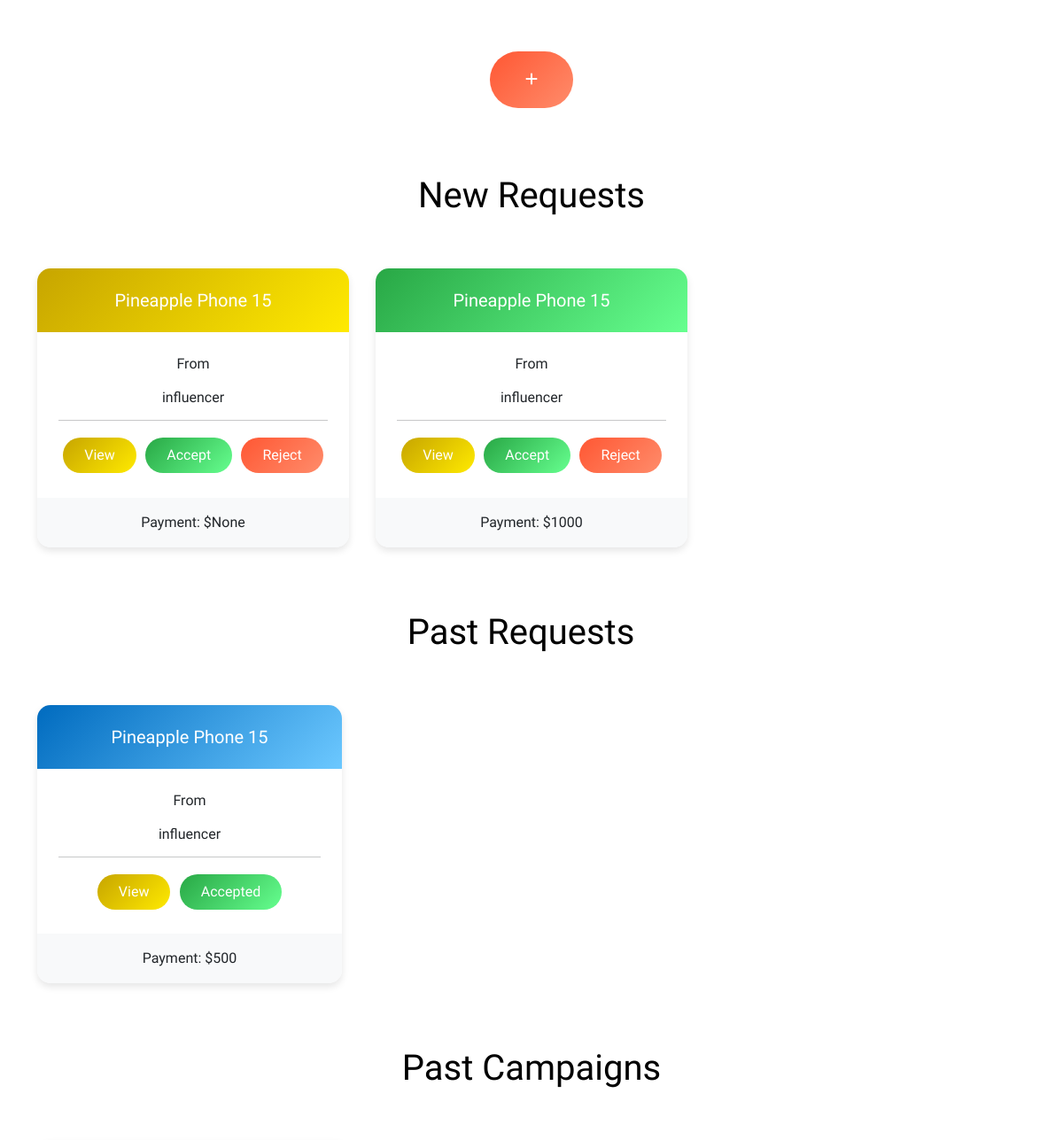
Before: /sponsor/dashboard (middle part) with the older database file.
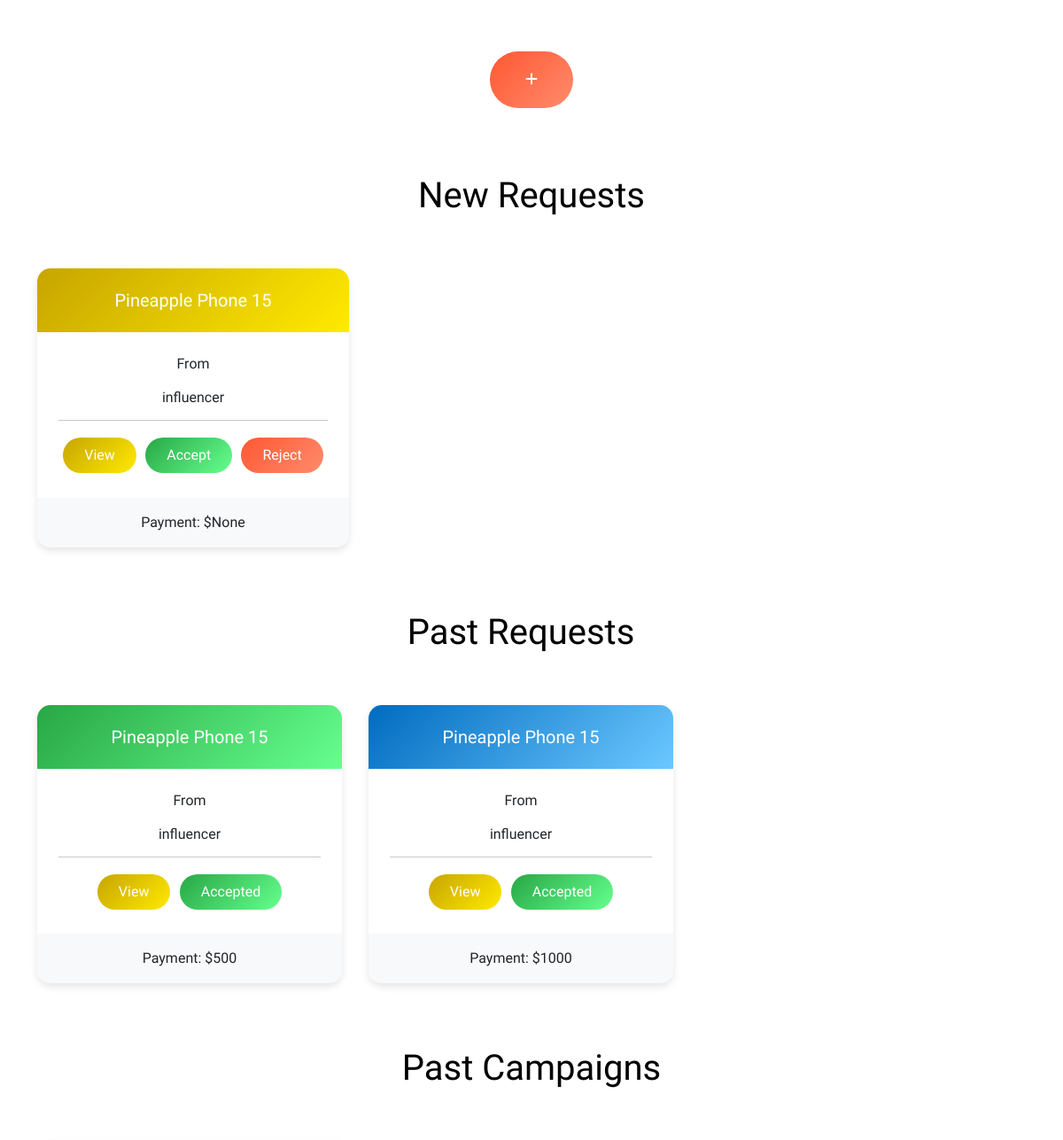
After: the same page with the newer database file.
### application/models.py (models this page shows)
class InfluencerRequests(db.Model):
    __tablename__ = 'InfluencerRequests'
    key = db.Column(db.Integer, primary_key=True, autoincrement=True)
    influencer = db.Column(db.String, db.ForeignKey('Influencer.username'), nullable=False)
    sponsor = db.Column(db.String, db.ForeignKey('Sponsor.username'), nullable=False)
    campaign = db.Column(db.Integer, db.ForeignKey('Campaign.key'))
    description = db.Column(db.String)
    niche = db.Column(db.String)
    payment = db.Column(db.Integer)
    status = db.Column(db.Integer)

class Campaign(db.Model):
    __tablename__ = 'Campaign'
    key = db.Column(db.Integer, primary_key=True, autoincrement=True)
    sponsor = db.Column(db.String, db.ForeignKey('Sponsor.username'), nullable=False)
    name = db.Column(db.String)
    description = db.Column(db.String)
    progress = db.Column(db.Integer)
    start_date = db.Column(db.Date)
    end_date = db.Column(db.Date)
    budget = db.Column(db.Integer)
    goals = db.Column(db.String)
    flag = db.Column(db.Integer)

### application/controllers.py (the view)
@app.route('/sponsor/dashboard', methods=['GET', 'POST'])
def sponsor_dashboard():
    if request.method == 'GET':
        campaigns = db.session.query(Campaign).filter(Campaign.sponsor=='sponsor', Campaign.progress!=100).all()[::-1]
        past_campaigns = db.session.query(Campaign).filter(Campaign.sponsor=='sponsor', Campaign.progress==100).all()[::-1]
        influencer_requests = db.session.query(InfluencerRequests, Campaign.name).join(Campaign).filter(InfluencerRequests.sponsor == 'sponsor', InfluencerRequests.status == 0).all()[::-1]
        past_influencer_requests = db.session.query(InfluencerRequests, Campaign.name).join(Campaign).filter(InfluencerRequests.sponsor == 'sponsor', InfluencerRequests.status != 0).all()[::-1]
        for campaign in campaigns:
            if campaign.end_date < datetime.now().date():
                campaign.progress = 100
                db.session.commit()
            else:
                campaign.progress = int((datetime.now().date() - campaign.start_date).days / (campaign.end_date - campaign.start_date).days * 100)
                db.session.commit()
        return render_template('sponsordashboard.html', campaigns=campaigns, past_campaigns = past_campaigns, influencer_requests=influencer_requests, past_influencer_requests=past_influencer_requests)

### templates/sponsordashboard.html (shortened to what this page needs)
<!DOCTYPE html>
<html>
<head>
    <link href="https://cdn.jsdelivr.net/npm/bootstrap@5.0.2/dist/css/bootstrap.min.css" rel="stylesheet">
    <link rel="stylesheet" href="https://cdnjs.cloudflare.com/ajax/libs/font-awesome/6.0.0-beta3/css/all.min.css">
    <link rel="stylesheet" href="{{ url_for('static', filename='sponsordashboard.css') }}">
    <link rel="stylesheet" href="{{ url_for('static', filename='nav.css') }}">
    <link rel="stylesheet" href="https://unpkg.com/swiper/swiper-bundle.min.css">
</head>
<body>
    {% if campaigns[0] %}
    <br><br>
    <div class="container">
        {% endif %}
        <br><br><br>
        <div class="row">
            <div class="col-12 text-center">
            </div>
            <div class="col-12 justify-content-center d-flex add-container">
                <a href="{{ url_for('create_campaign') }}" class="btn btn-primary btn-add-campaign">
                    <i class="fas fa-plus"></i>
                </a>
            </div>
        </div>
        {% if influencer_requests[0] %}
        <br><br><br>
        <div class="row">
          <div class="col-12 text-center">
            <h1 style="color: black;">New Requests</h1>
          </div>
          <div class="col-12 text-center card-container">
            <div class="swiper-container">
                <div class="swiper-wrapper">
                    {% for request, campaign in influencer_requests %}
                    <div class="swiper-slide d-flex">
                        <div class="custom-card" style="width: 30rem;">
                            <div class="custom-card-header">
                                <h5 class="card-title">{{ campaign }}</h5>
                            </div>
                            <div class="custom-card-body">
                                <p class="card-text">From</p>
                                <h6 class="card-title">{{ request.influencer }}</h6>
                                <hr>
                                <button class="btn custom-btn-warning" type="button" data-bs-toggle="collapse" data-bs-target="#collapseInvite1" aria-expanded="false" aria-controls="collapseInvite1">
                                    View
                                </button>
                                <button class="btn custom-btn" type="button" onclick="location.href='/sponsor/influencer-requests/accept/{{ request.key }}'">Accept</button>
                                <button class="btn custom-btn-danger" type="button" onclick="location.href='/sponsor/influencer-requests/reject/{{ request.key }}'">Reject</button>
                            </div>
                            <div class="custom-card-footer">
                                <p class="card-text">Payment: ${{ request.payment }}</p>
                            </div>
                        </div>
                    </div>
                    {% endfor %}
                </div>
            </div>
        </div>
        {% endif %}
        {% if past_influencer_requests[0] %}
        <br><br><br>
        <div class="row">
          <div class="col-12 text-center">
            <br><br><br>
            <h1 style="color: black;">Past Requests</h1>
          </div>
          <div class="col-12 text-center card-container">
            <div class="swiper-container">
                <div class="swiper-wrapper">
                    {% for request, campaign in past_influencer_requests %}
                    <div class="swiper-slide d-flex">
                        <div class="custom-card" style="width: 30rem;">
                            <div class="custom-card-header">
                                <h5 class="card-title">{{ campaign }}</h5>
                            </div>
                            <div class="custom-card-body">
                                <p class="card-text">From</p>
                                <h6 class="card-title">{{ request.influencer }}</h6>
                                <hr>
                                <button class="btn custom-btn-warning" type="button" data-bs-toggle="collapse" data-bs-target="#collapseInvite1" aria-expanded="false" aria-controls="collapseInvite1">
                                    View
                                </button>
                                {% if request.status == 2 %}
                                <button class="btn custom-btn" type="button">Accepted</button>
                                {% else %}
                                <button class="btn custom-btn-danger" type="button">Rejected</button>
                                {% endif %}
                            </div>
                            <div class="custom-card-footer">
                                <p class="card-text">Payment: ${{ request.payment }}</p>
                            </div>
                        </div>
                    </div>
                    {% endfor %}
                </div>
            </div>
        </div>
        {% endif %}
      </div>
        {% if past_campaigns[0] %}
        <br><br>
        <div class="container">
            <div class="row">
                <div class="col-12 text-center">
                    <br><br><br>
                    <h1 style="color: black;">Past Campaigns</h1>
                </div>
            </div>
            <div class="row">
            </div>
            {% endif %}
        <br><br>
    </div>
    </div>
    </div>
</body>
</html>

### static/sponsordashboard.css (style rules this page uses)
body { background: white; font-family: "Domine", serif; }
.card-container { margin-top: 50px; }
.add-container { margin-top: 50px; }
.container { overflow: hidden; }
.add-container .btn { padding-left: 40px; padding-right: 40px; padding-top: 20px; padding-bottom: 20px; border-radius: 100px; border: none; background-color: palegreen; }
.swiper-container { position: relative; }
.swiper-slide { display: flex; justify-content: center; }
.btn-add-campaign { background: linear-gradient(135deg, #FF5733, #FF8C6B); }
.gradient-1 { background: linear-gradient(135deg, #C7A500, #FFEA00); }
.gradient-2 { background: linear-gradient(135deg, #28A745, #66FF8F); }
.gradient-3 { background: linear-gradient(135deg, #006BBF, #6CC8FF); }
.btn { margin: 0.2rem; }
.custom-card { border-radius: 15px; overflow: hidden; box-shadow: 0 4px 8px rgba(0, 0, 0, 0.1); }
.custom-card-header { color: white; padding: 1rem; padding-top: 1.5rem; text-align: center; }
.custom-card-body { padding: 1.5rem; }
.custom-card-footer { background-color: #f8f9fa; text-align: center; padding: 1rem; }
.custom-btn { background: linear-gradient(135deg, #28A745, #66FF8F); color: white; border: none; border-radius: 25px; padding: 0.5rem 1.5rem; transition: background-color 0.3s ease; }
.custom-btn-warning { background: linear-gradient(135deg, #C7A500, #FFEA00); color: white; border: none; border-radius: 25px; padding: 0.5rem 1.5rem; transition: background-color 0.3s ease; }
.custom-btn-danger { background: linear-gradient(135deg, #FF5733, #FF8C6B); color: white; border: none; border-radius: 25px; padding: 0.5rem 1.5rem; transition: background-color 0.3s ease; }

Changed rows visible on the page:
changed InfluencerRequests (number 3 of 3 on the later page): moves from the list under "New Requests" to the list under "Past Requests"
